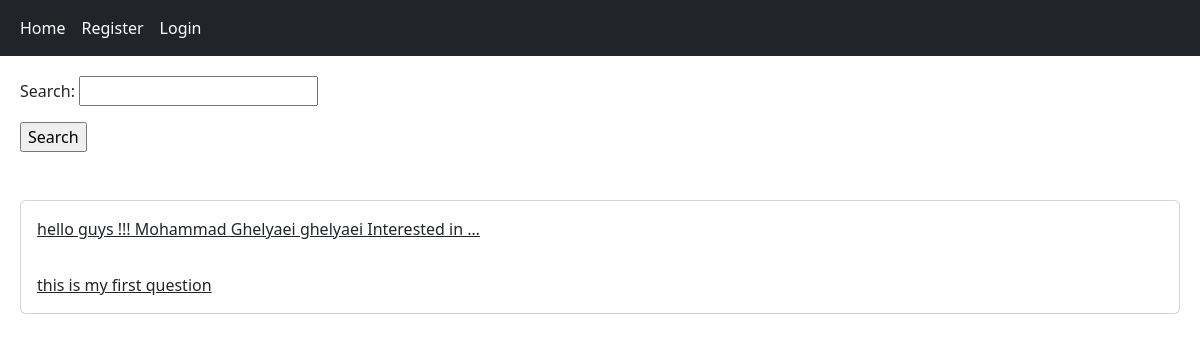
The app's page /, older data.
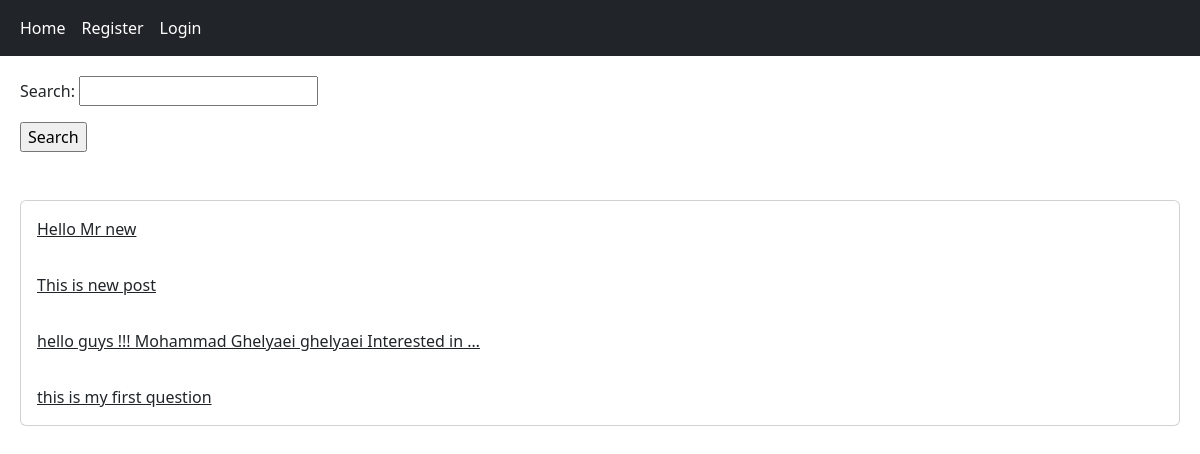
The same page, newer data.
### home/models.py (models this page shows, shortened)
class Post(models.Model):
    user = models.ForeignKey(User, on_delete=models.CASCADE, related_name='posts')
    body = models.TextField()
    slug = models.SlugField()
    title = models.CharField(max_length=100, null=True, blank=True)
    created = models.DateTimeField(auto_now_add=True)
    updated = models.DateTimeField(auto_now=True)
    class Meta:
        ordering = ('-created',)
    def get_absolute_url(self):
        return reverse('home:post_detail', args=(self.id, self.slug))

### home/views.py (the view)
# urls.py: path('', views.HomeView.as_view(), name='home'),
class HomeView(View):
    form_class = PostSearchForm
    def get(self, request):
        posts = Post.objects.all()
        if request.GET.get('search'):
            posts = posts.filter(body__contains=request.GET['search'])
        return render(request, 'home/index.html', {'posts': posts, 'form': self.form_class})

### home/templates/home/index.html
{% extends 'base.html' %}
{% block content %}
    <form action="" method="get">
        {{ form.as_p }}
        <input type="submit" value="Search">
    </form><br/><br/>
    <div class="card">
        {% for post in posts %}
            <a href="{{ post.get_absolute_url }}" class="card-body">{{ post.body|truncatewords:8 }}</a>
        {% endfor %}
    </div>
{% endblock %}

Row changes from the older to the newer data that the page shows:
added Post: body "Hello Mr new"
added Post: body "This is new post"
